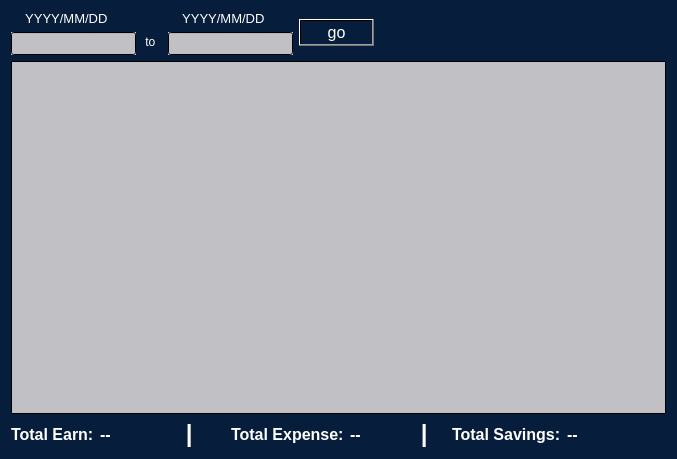
<?xml version="1.0" encoding="UTF-8"?>
<ui version="4.0">
 <class>History</class>
 <widget class="QDialog" name="History">
  <property name="geometry">
   <rect>
    <x>0</x>
    <y>0</y>
    <width>677</width>
    <height>459</height>
   </rect>
  </property>
  <property name="windowTitle">
   <string>history</string>
  </property>
  <property name="windowOpacity">
   <double>0.900000000000000</double>
  </property>
  <property name="styleSheet">
   <string notr="true">background-color: qlineargradient(spread:pad, x1:0, y1:1, x2:0, y2:1, stop:0 rgba(6, 29, 59, 255));
color: rgb(255, 255, 255);</string>
  </property>
  <layout class="QGridLayout" name="gridLayout">
   <item row="0" column="0">
    <layout class="QVBoxLayout" name="verticalLayout_4">
     <item>
      <layout class="QHBoxLayout" name="horizontalLayout_3">
       <item>
        <layout class="QHBoxLayout" name="horizontalLayout_2">
         <item>
          <layout class="QHBoxLayout" name="horizontalLayout">
           <item>
            <layout class="QVBoxLayout" name="verticalLayout">
             <item>
              <widget class="QLabel" name="label">
               <property name="sizePolicy">
                <sizepolicy hsizetype="Fixed" vsizetype="Fixed">
                 <horstretch>0</horstretch>
                 <verstretch>0</verstretch>
                </sizepolicy>
               </property>
               <property name="font">
                <font>
                 <pointsize>10</pointsize>
                </font>
               </property>
               <property name="text">
                <string>    YYYY/MM/DD</string>
               </property>
              </widget>
             </item>
             <item>
              <widget class="QLineEdit" name="first">
               <property name="sizePolicy">
                <sizepolicy hsizetype="Fixed" vsizetype="Fixed">
                 <horstretch>0</horstretch>
                 <verstretch>0</verstretch>
                </sizepolicy>
               </property>
               <property name="font">
                <font>
                 <pointsize>10</pointsize>
                </font>
               </property>
               <property name="styleSheet">
                <string notr="true">color: rgb(0, 0, 0);
background-color: qlineargradient(spread:pad, x1:0, y1:1, x2:0, y2:1, stop:0 rgba(192, 192, 197, 255));</string>
               </property>
              </widget>
             </item>
            </layout>
           </item>
           <item>
            <layout class="QVBoxLayout" name="verticalLayout_3">
             <item>
              <spacer name="verticalSpacer">
               <property name="orientation">
                <enum>Qt::Vertical</enum>
               </property>
               <property name="sizeType">
                <enum>QSizePolicy::Fixed</enum>
               </property>
               <property name="sizeHint" stdset="0">
                <size>
                 <width>20</width>
                 <height>17</height>
                </size>
               </property>
              </spacer>
             </item>
             <item>
              <widget class="QLabel" name="label_2">
               <property name="font">
                <font>
                 <pointsize>9</pointsize>
                </font>
               </property>
               <property name="text">
                <string> to</string>
               </property>
              </widget>
             </item>
            </layout>
           </item>
           <item>
            <layout class="QVBoxLayout" name="verticalLayout_2">
             <item>
              <widget class="QLabel" name="label_3">
               <property name="sizePolicy">
                <sizepolicy hsizetype="Fixed" vsizetype="Fixed">
                 <horstretch>0</horstretch>
                 <verstretch>0</verstretch>
                </sizepolicy>
               </property>
               <property name="font">
                <font>
                 <pointsize>10</pointsize>
                </font>
               </property>
               <property name="text">
                <string>    YYYY/MM/DD</string>
               </property>
              </widget>
             </item>
             <item>
              <widget class="QLineEdit" name="last">
               <property name="sizePolicy">
                <sizepolicy hsizetype="Fixed" vsizetype="Fixed">
                 <horstretch>0</horstretch>
                 <verstretch>0</verstretch>
                </sizepolicy>
               </property>
               <property name="font">
                <font>
                 <pointsize>10</pointsize>
                </font>
               </property>
               <property name="styleSheet">
                <string notr="true">color: rgb(0, 0, 0);
background-color: qlineargradient(spread:pad, x1:0, y1:1, x2:0, y2:1, stop:0 rgba(192, 192, 197, 255));</string>
               </property>
              </widget>
             </item>
            </layout>
           </item>
          </layout>
         </item>
         <item>
          <widget class="QPushButton" name="goButton">
           <property name="font">
            <font>
             <pointsize>12</pointsize>
            </font>
           </property>
           <property name="text">
            <string>go</string>
           </property>
           <property name="autoDefault">
            <bool>true</bool>
           </property>
           <property name="flat">
            <bool>false</bool>
           </property>
          </widget>
         </item>
        </layout>
       </item>
       <item>
        <spacer name="horizontalSpacer">
         <property name="orientation">
          <enum>Qt::Horizontal</enum>
         </property>
         <property name="sizeHint" stdset="0">
          <size>
           <width>40</width>
           <height>20</height>
          </size>
         </property>
        </spacer>
       </item>
      </layout>
     </item>
     <item>
      <widget class="QTableView" name="tableView">
       <property name="font">
        <font>
         <family>MS Shell Dlg 2</family>
         <pointsize>12</pointsize>
        </font>
       </property>
       <property name="styleSheet">
        <string notr="true">color: rgb(0, 0, 0);
background-color: qlineargradient(spread:pad, x1:0, y1:1, x2:0, y2:1, stop:0 rgba(192, 192, 197, 255));</string>
       </property>
      </widget>
     </item>
     <item>
      <layout class="QHBoxLayout" name="horizontalLayout_7">
       <item>
        <layout class="QHBoxLayout" name="horizontalLayout_5">
         <item>
          <widget class="QLabel" name="label_4">
           <property name="font">
            <font>
             <pointsize>12</pointsize>
             <weight>75</weight>
             <bold>true</bold>
            </font>
           </property>
           <property name="text">
            <string>Total Earn:</string>
           </property>
          </widget>
         </item>
         <item>
          <widget class="QLabel" name="totalEarn">
           <property name="font">
            <font>
             <pointsize>12</pointsize>
             <weight>75</weight>
             <bold>true</bold>
            </font>
           </property>
           <property name="text">
            <string>--</string>
           </property>
          </widget>
         </item>
         <item>
          <widget class="QLabel" name="label_7">
           <property name="font">
            <font>
             <pointsize>18</pointsize>
             <weight>75</weight>
             <bold>true</bold>
            </font>
           </property>
           <property name="text">
            <string>   |   </string>
           </property>
          </widget>
         </item>
        </layout>
       </item>
       <item>
        <layout class="QHBoxLayout" name="horizontalLayout_6">
         <item>
          <widget class="QLabel" name="label_6">
           <property name="font">
            <font>
             <pointsize>12</pointsize>
             <weight>75</weight>
             <bold>true</bold>
            </font>
           </property>
           <property name="text">
            <string>Total Expense:</string>
           </property>
          </widget>
         </item>
         <item>
          <widget class="QLabel" name="totalExpense">
           <property name="font">
            <font>
             <pointsize>12</pointsize>
             <weight>75</weight>
             <bold>true</bold>
            </font>
           </property>
           <property name="text">
            <string>--</string>
           </property>
          </widget>
         </item>
         <item>
          <widget class="QLabel" name="label_8">
           <property name="font">
            <font>
             <pointsize>18</pointsize>
             <weight>75</weight>
             <bold>true</bold>
            </font>
           </property>
           <property name="text">
            <string>   |  </string>
           </property>
          </widget>
         </item>
        </layout>
       </item>
       <item>
        <layout class="QHBoxLayout" name="horizontalLayout_4">
         <item>
          <widget class="QLabel" name="label_5">
           <property name="font">
            <font>
             <pointsize>12</pointsize>
             <weight>75</weight>
             <bold>true</bold>
            </font>
           </property>
           <property name="text">
            <string>Total Savings:</string>
           </property>
          </widget>
         </item>
         <item>
          <widget class="QLabel" name="totalSavings">
           <property name="font">
            <font>
             <pointsize>12</pointsize>
             <weight>75</weight>
             <bold>true</bold>
            </font>
           </property>
           <property name="text">
            <string>--</string>
           </property>
          </widget>
         </item>
        </layout>
       </item>
      </layout>
     </item>
    </layout>
   </item>
  </layout>
 </widget>
 <resources/>
 <connections/>
</ui>
